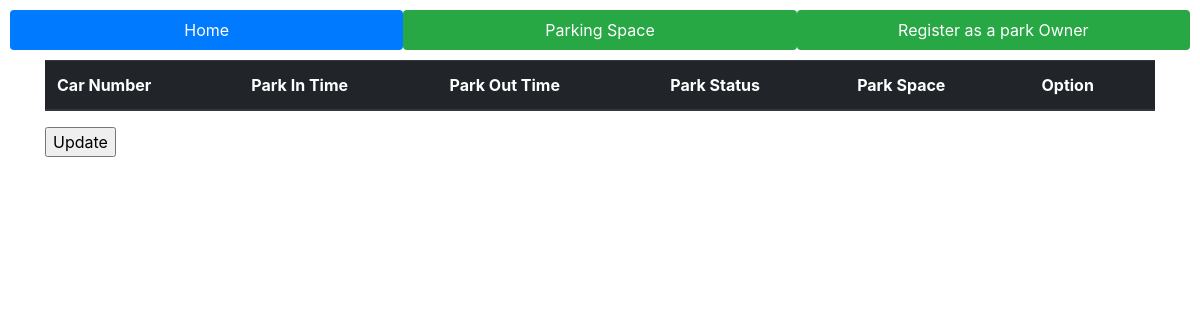
/admin/home.php, run on an earlier commit of the app's database.
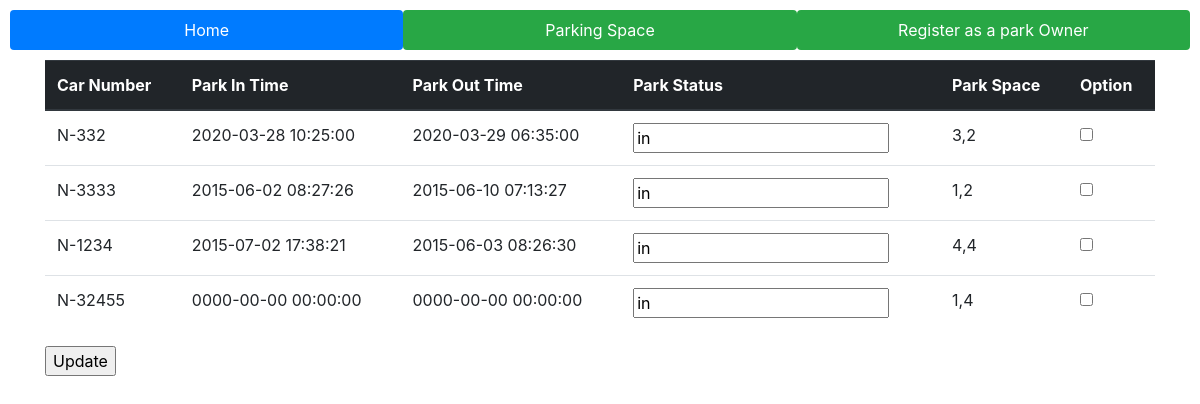
And on a later commit of the database.
### tables this page shows
CREATE TABLE `park_info` (
  `p_id` int(11) NOT NULL,
  `c_number` varchar(50) DEFAULT NULL,
  `a_id` int(11) DEFAULT NULL,
  `p_in_time` datetime DEFAULT NULL,
  `p_out_time` datetime DEFAULT NULL,
  `p_status` varchar(10) DEFAULT NULL,
  `p_space` varchar(20) DEFAULT NULL
);

### admin/home.php (the view, shortened to what this page needs)
<?php
	include "dbconnect.php";
	$a_id =  1 ;
	$query="select * from park_info where a_id = $a_id ";
	$result = mysqli_query($connect,$query);
?>
<!DOCTYPE HTML>
<html lang="en-US">
<head>
	<link rel="stylesheet" href="Bootstrap/css/bootstrap.min.css" />
</head>
<body>
<div style="margin:10px;">
		<ul class="nav nav-pills nav-justified">
			<li class="nav-item">
				<a class ="nav-link active text-white" href="home.php">Home</a>
			</li>
			<li class="nav-item">
				<a class ="nav-link text-white bg-success " href="parkSpace.php">Parking Space</a>
			</li>
			<li class="nav-item">
				<a class ="nav-link bg-success text-white" href="parkOwner.php">Register as a park Owner</a>
			</li>
		</ul>
</div>
<div class="container">
	<form action="home.php" method="post">
	<table class="table">
		<thead class="thead-dark">
            <tr>
                <th>Car Number</th>
                <th>Park In Time</th>
                <th>Park Out Time</th>
                <th>Park Status</th>
                <th>Park Space</th>
                <th>Option</th>
            </tr>
        </thead>
		<?php
			while($row=mysqli_fetch_assoc($result)){ ?>
			<tr>
				<td> <?php echo $row['c_number'];  ?></td>
				<td> <?php echo $row['p_in_time'];  ?></td>
				<td> <?php echo $row['p_out_time'];  ?></td>
				<td><input type="text" name="stat" value="<?php echo $row['p_status'];?>"/></td>
				<td> <?php echo $row['p_space']; ?></td>
				<td> <input type="checkbox" name='opt' value="<?php echo $row['p_id'];?>" /></td>
			</tr>
		<?php	}
		?>
	</table>
	<input type="submit" value="Update" name="update"/>
	</form>
</div>
</body>
</html>

What changed in the data, as far as the page shows it:
added park_info: c_number "N-332", p_in_time "2020-03-28 10:25:00", p_out_time "2020-03-29 06:35:00", stat "in", p_space "3,2"
added park_info: c_number "N-3333", p_in_time "2015-06-02 08:27:26", p_out_time "2015-06-10 07:13:27", stat "in", p_space "1,2"
added park_info: c_number "N-1234", p_in_time "2015-07-02 17:38:21", p_out_time "2015-06-03 08:26:30", stat "in", p_space "4,4"
added park_info: c_number "N-32455", p_in_time "0000-00-00 00:00:00", p_out_time "0000-00-00 00:00:00", stat "in", p_space "1,4"
